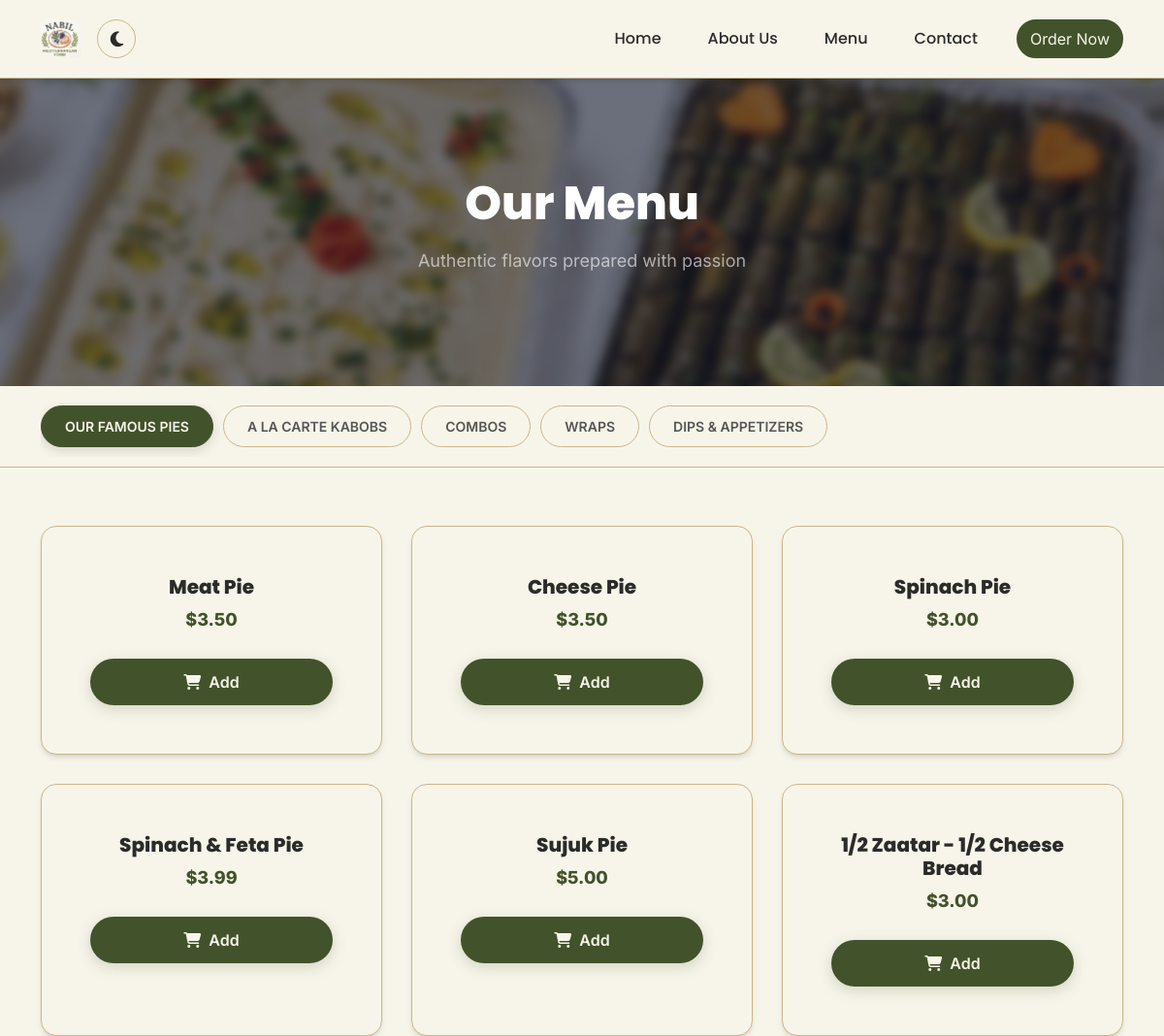
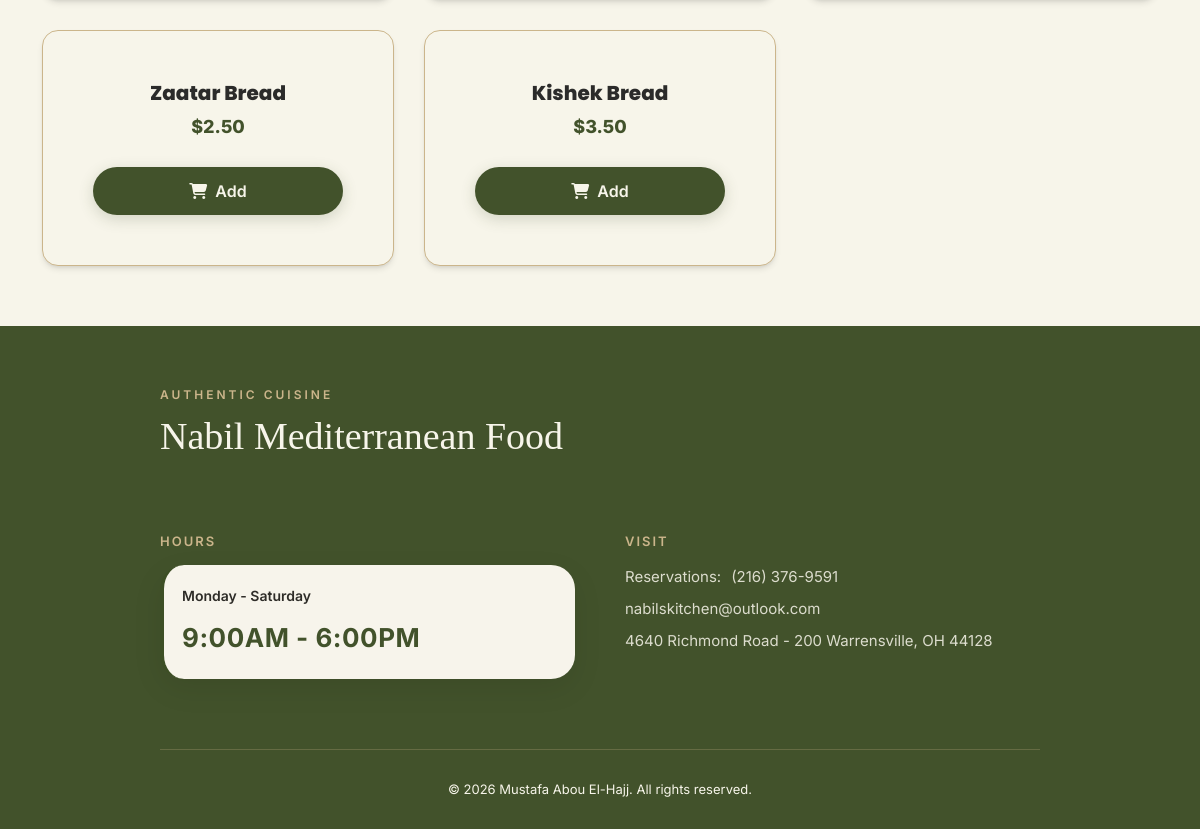
The page /menu on the database its author committed (2 pictures, top to bottom).
### tables this page shows
CREATE TABLE `settings` (
  `id` int(11) NOT NULL,
  `restaurant_name` varchar(255) NOT NULL,
  `restaurant_logo` varchar(255) DEFAULT NULL,
  `restaurant_email` varchar(255) DEFAULT NULL,
  `restaurant_phone` varchar(50) DEFAULT NULL,
  `restaurant_address` text DEFAULT NULL,
  `restaurant_maps` text DEFAULT NULL,
  `restaurant_description` text DEFAULT NULL,
  `opening_hours` varchar(255) DEFAULT NULL,
  `opening_title` varchar(255) DEFAULT 'Open Daily',
  `home_bg` varchar(255) DEFAULT 'assets/images/admin/bgs/home-bg.jpg',
  `menu_bg` varchar(255) DEFAULT 'assets/images/admin/bgs/menu-bg.jpg',
  `contact_bg` varchar(255) DEFAULT NULL,
  `whatsapp_number` varchar(50) DEFAULT NULL,
  `instagram_url` varchar(255) DEFAULT NULL,
  `facebook_url` varchar(255) DEFAULT NULL,
  `chat_id` bigint(255) NOT NULL,
  `bot_token` text NOT NULL,
  `country_code` varchar(10) NOT NULL,
  `order_method` varchar(50) DEFAULT 'whatsapp',
  `show_cart` tinyint(1) NOT NULL DEFAULT 1,
  `banner1_t1` varchar(255) DEFAULT 'THANK YOU FOR SUPPORTING LOCAL',
  `banner1_t2` varchar(255) DEFAULT 'Made with fresh ingredients & lots of love',
  `banner1_t3` varchar(255) DEFAULT 'AUTHENTIC MEDITERRANEAN FLAVOR',
  `banner2_t1` varchar(255) DEFAULT 'FRESH INGREDIENTS',
  `banner2_t2` varchar(255) DEFAULT 'MADE DAILY',
  `banner2_t3` varchar(255) DEFAULT 'AUTHENTIC RECIPES',
  `banner2_t4` varchar(255) DEFAULT 'MADE WITH LOVE',
  `about_title` varchar(255) DEFAULT 'Flavors Crafted With Heritage & Love',
  `about_subtitle` varchar(255) DEFAULT 'Our Legacy',
  `about_desc1` text DEFAULT NULL,
  `about_desc2` text DEFAULT NULL,
  `about_image` varchar(255) DEFAULT 'assets/images/admin/bgs/about_story.png',
  `about_chef_image` varchar(255) DEFAULT 'assets/images/admin/bgs/about_chef.png',
  `about_chef_title` varchar(255) DEFAULT 'The Passion Behind the Plate',
  `about_chef_subtitle` varchar(255) DEFAULT 'Handcrafted Culinary Artistry',
  `about_chef_name` varchar(255) DEFAULT 'Nabil',
  `about_chef_bio1` text DEFAULT NULL,
  `about_chef_bio2` text DEFAULT NULL,
  `about_years` varchar(50) DEFAULT '15+',
  `about_years_label` varchar(255) DEFAULT 'Years of Tradition',
  `about_bg` varchar(255) DEFAULT 'assets/images/admin/bgs/hero-bg.jpg',
  `values_title` varchar(255) DEFAULT 'What We Stand For',
  `values_subtitle` varchar(255) DEFAULT 'Our Principles',
  `values_desc` text DEFAULT NULL,
  `value1_icon` varchar(100) DEFAULT 'fas fa-seedling',
  `value1_title` varchar(255) DEFAULT '100% Fresh Daily',
  `value1_desc` text DEFAULT NULL,
  `value2_icon` varchar(100) DEFAULT 'fas fa-scroll',
  `value2_title` varchar(255) DEFAULT 'Authentic Recipes',
  `value2_desc` text DEFAULT NULL,
  `value3_icon` varchar(100) DEFAULT 'fas fa-heart',
  `value3_title` varchar(255) DEFAULT 'Prepared With Love',
  `value3_desc` text DEFAULT NULL,
  `value4_icon` varchar(100) DEFAULT 'fas fa-hands-helping',
  `value4_title` varchar(255) DEFAULT 'Warm Hospitality',
  `value4_desc` text DEFAULT NULL
);

CREATE TABLE `categories` (
  `cat_id` int(11) NOT NULL,
  `cat_name` text NOT NULL,
  `cat_picture` text NOT NULL,
  `cat_icon` text DEFAULT NULL,
  `Order` int(11) NOT NULL,
  `cat_footer` text DEFAULT NULL,
  `cat_footer_bottom` text DEFAULT NULL
);

CREATE TABLE `items` (
  `item_id` int(11) NOT NULL,
  `item_name` text NOT NULL,
  `item_category` text NOT NULL,
  `Ingredients` text NOT NULL,
  `item_pic` text NOT NULL,
  `Order` int(11) NOT NULL DEFAULT 0,
  `item_priceusd` double NOT NULL,
  `price_suffix` varchar(20) DEFAULT ''
);

### includes/connection.php (called while the page is built, shortened)
<?php
$docRoot = str_replace('\\', '/', realpath($_SERVER['DOCUMENT_ROOT']));
$projectRoot = str_replace('\\', '/', realpath(dirname(__DIR__)));
$docRootLower = strtolower($docRoot);
$projectRootLower = strtolower($projectRoot);
if (strpos($projectRootLower, $docRootLower) === 0) {
    $relativePath = substr($projectRoot, strlen($docRoot));
    $BASE_URL = '/' . trim($relativePath, '/') . '/';
    if ($BASE_URL === '//') {
        $BASE_URL = '/';
    }
} else {
    $BASE_URL = '/' . basename($projectRoot) . '/';
}
include_once __DIR__ . '/auth.php';
?>

### includes/auth.php (called while the page is built, shortened)
<?php
if (!function_exists('get_settings')) {
    function get_settings(): ?array
    {
        global $conn;
        if (!isset($_SESSION['settings_cache']) || $_SESSION['settings_cache_expires'] < time()) {
            $result = $conn->query("SELECT * FROM settings LIMIT 1");
        }
        return $_SESSION['settings_cache'];
    }
}

### menu.php (the view, shortened to what this page needs)
<?php
include "includes/connection.php";
$settings = get_settings();
$current_cat = isset($_GET['category']) ? $_GET['category'] : '';
if (empty($current_cat)) {
    $firstCatQuery = "SELECT cat_name FROM categories ORDER BY `Order` ASC LIMIT 1";
    $firstCatResult = $conn->query($firstCatQuery);
    if ($firstCatResult && $firstCatResult->num_rows > 0) {
        $firstCat = $firstCatResult->fetch_assoc();
        $current_cat = $firstCat['cat_name'];
    }
}
?>
<?php include 'includes/header.php' ?>
<link rel="stylesheet" href="assets/css/menu.css">
<section class="menu-header">
    <div class="menu-header-bg" style="background-image: url('<?php echo htmlspecialchars($settings['menu_bg'] ?? 'assets/images/admin/bgs/menu-bg.jpg'); ?>');"></div>
    <div class="menu-header-overlay"></div>
    <div class="container">
        <h1>Our Menu</h1>
        <p>Authentic flavors prepared with passion</p>
    </div>
</section>
<div class="category-tabs-wrapper">
    <div class="container">
        <div class="category-tabs">
            <?php
            $catSql = "SELECT * FROM categories ORDER BY `Order` ASC";
            $catResult = $conn->query($catSql);
            if ($catResult && $catResult->num_rows > 0) {
                while($cat = $catResult->fetch_assoc()) {
                    $isActive = ($current_cat == $cat['cat_name']) ? 'active' : '';
                    $iconSrc = !empty($cat['cat_icon']) && filter_var($cat['cat_icon'], FILTER_VALIDATE_URL) === false
                        ? htmlspecialchars($cat['cat_icon'])
                        : '';
                    $iconHtml = !empty($iconSrc) ? '<img src="'.$iconSrc.'" class="category-icon" alt="" loading="lazy">' : '';
                    echo '<a href="menu?category='.urlencode($cat['cat_name']).'" class="category-tab '.$isActive.'">'.$iconHtml.'<span>'.htmlspecialchars($cat['cat_name']).'</span></a>';
                }
            }
            ?>
        </div>
    </div>
</div>
<section class="menu-content">
    <div class="container">
        <div class="menu-grid">
            <?php
            if (!empty($current_cat)) {
                $stmt = $conn->prepare("SELECT * FROM items WHERE item_category = ? ORDER BY `Order` ASC");
                $stmt->bind_param("s", $current_cat);
                $stmt->execute();
                $result = $stmt->get_result();
                if ($result && $result->num_rows > 0) {
                    $items = [];
                    while($item = $result->fetch_assoc()) {
                        $items[] = $item;
                    }
                    foreach($items as $item) {
                        ?>
                        <div class="menu-card"
                             data-id="<?php echo $item['item_id']; ?>"
                             data-name="<?php echo htmlspecialchars($item['item_name']); ?>"
                             data-category="<?php echo htmlspecialchars($item['item_category']); ?>"
                             data-price-usd="<?php echo $item['item_priceusd']; ?>"
                             data-price-suffix="<?php echo htmlspecialchars($item['price_suffix'] ?? ''); ?>">
                            <div class="menu-card-body">
                                <div onclick="openQuickView(this)" style="cursor: pointer; display: block;">
                                <h3 class="menu-card-title"><?php echo htmlspecialchars($item['item_name']); ?></h3>
                                </div>
                                <div class="menu-card-price">
                                    <?php
                                    $usd_price = $item['item_priceusd'] > 0 ? '$' . number_format($item['item_priceusd'], 2) : '';
                                    ?>
                                    <span class="price-usd"><?php echo $usd_price; ?></span>
                                </div>
                                <?php if (!isset($settings['show_cart']) || (string)$settings['show_cart'] === '1'): ?>
                                    <div class="cart-controls" onclick="event.stopPropagation();">
                                    </div>
                                <?php endif; ?>
                            </div>
                        </div>
                        <?php
                    }
                } else {
                    echo '<div class="col-12 no-items"><h3>No items found in this category.</h3></div>';
                }
            } else {
                echo '<div class="col-12 no-items"><h3>Please select a category.</h3></div>';
            }
            ?>
        </div>
    </div>
</section>
<?php include 'includes/footer.php' ?>

### includes/header.php (shortened to what this page needs)
<?php
include "connection.php";
$settings = get_settings();
$restaurantLogo = $settings['restaurant_logo'] ?? '';
?>
<!DOCTYPE html>
<html lang="en">
<head>
    <link href="https://cdn.jsdelivr.net/npm/bootstrap@5.3.2/dist/css/bootstrap.min.css" rel="stylesheet">
    <link rel="stylesheet" href="https://cdnjs.cloudflare.com/ajax/libs/font-awesome/6.4.0/css/all.min.css">
    <link rel="stylesheet" href="<?php echo $BASE_URL; ?>assets/css/header.css">
    <link rel="stylesheet" href="<?php echo $BASE_URL; ?>assets/css/theme.css">
</head>
<body>
    <nav class="navbar navbar-expand-lg">
        <div class="container d-flex align-items-center justify-content-between position-relative">
            <a class="navbar-brand centered-brand d-flex flex-column align-items-center" href="<?php echo $BASE_URL; ?>index">
                <img src="<?php echo $BASE_URL . htmlspecialchars($restaurantLogo); ?>" alt="Logo">
            </a>
            <div class="header-controls d-flex align-items-center gap-2 gap-md-3">
                <div class="theme-toggle" id="theme-toggle" title="Toggle Dark/Light Mode">
                    <i class="fas fa-moon"></i>
                </div>
            </div>
            <div class="collapse navbar-collapse" id="navbarNav">
                <ul class="navbar-nav ms-auto align-items-center">
                    <li class="nav-item"><a class="nav-link" href="<?php echo $BASE_URL; ?>index">Home</a></li>
                    <li class="nav-item"><a class="nav-link" href="<?php echo $BASE_URL; ?>about">About Us</a></li>
                    <li class="nav-item"><a class="nav-link" href="<?php echo $BASE_URL; ?>menu">Menu</a></li>
                    <li class="nav-item"><a class="nav-link" href="<?php echo $BASE_URL; ?>contact">Contact</a></li>
                    <li class="nav-item">
                        <a href="<?php echo $BASE_URL; ?>menu" class="btn btn-order ms-lg-3">
                            Order Now
                        </a>
                    </li>
                </ul>
            </div>
        </div>
    </nav>
    <main>

### includes/footer.php (shortened to what this page needs)
</main>
    <link rel="stylesheet" href="<?php echo $BASE_URL; ?>assets/css/footer.css?v=<?php echo time(); ?>">
    <footer class="site-footer">
        <div class="footer-inner">
            <div class="footer-widget brand-widget">
                <span class="footer-pre-title">AUTHENTIC CUISINE</span>
                <h2 class="footer-title"><?php echo htmlspecialchars($settings['restaurant_name'] ?? 'Lebanese Kitchen'); ?></h2>
            </div>
            <div class="footer-widget">
                <h4 class="widget-title">HOURS</h4>
                <div class="hours-list">
                    <span class="day-time"><?php echo htmlspecialchars($settings['opening_title'] ?? 'Opens Daily'); ?></span>
                    <span class="day-time"><?php echo htmlspecialchars($settings['opening_hours'] ?? '12:00a.m. - 12:00p.m.'); ?></span>
                </div>
            </div>
            <div class="footer-widget">
                <h4 class="widget-title">VISIT</h4>
                <div class="visit-list">
                    <span class="contact-item">Reservations: <a href="tel:<?php echo htmlspecialchars($settings['restaurant_phone'] ?? ''); ?>"><?php echo htmlspecialchars($settings['restaurant_phone'] ?? ''); ?></a></span>
                    <?php if (!empty($settings['restaurant_email'])): ?>
                    <span class="contact-item"><a href="mailto:<?php echo htmlspecialchars($settings['restaurant_email']); ?>"><?php echo htmlspecialchars($settings['restaurant_email']); ?></a></span>
                    <?php endif; ?>
                    <span class="contact-item"><?php echo htmlspecialchars($settings['restaurant_address'] ?? 'Lebanon'); ?></span>
                </div>
            </div>
            <div class="footer-bottom">
                <p class="copyright">&copy; <?php echo date('Y'); ?> Mustafa Abou El-Hajj. All rights reserved.</p>
            </div>
        </div>
    </footer>
</body>

### assets/css/header.css (style rules this page uses)
:root { --olive-green: #42522B; --cream-white: #F7F5EA; --dark-charcoal: #2B2B2A; --light-khaki: #CBB58B; --primary-blue: var(--olive-green); --dark-blue: var(--olive-green); --grey: #64748b; --off-white: var(--cream-white); --accent-blue: var(--olive-green); --text-dark: var(--dark-charcoal); --text-muted: #555554; --border-color: var(--light-khaki); --shadow: 0 4px 6px -1px rgb(0 0 0 / 0.1), 0 2px 4px -2px rgb(0 0 0 / 0.1); --bg-color: var(--off-white); --card-bg: var(--off-white); --text-color: var(--text-dark); --section-bg: var(--off-white); --input-bg: #ffffff; --header-bg: var(--off-white); }
* { margin: 0; padding: 0; box-sizing: border-box; }
html, body { width: 100%; height: 100%; overflow-x: hidden; font-family: "Inter", sans-serif; background-color: var(--bg-color); color: var(--text-color); transition: background-color 0.3s ease, color 0.3s ease; }
body { display: flex; flex-direction: column; min-height: 100vh; }
.navbar { background: var(--header-bg) !important; padding: 15px 0; position: relative; z-index: 1000; box-shadow: var(--shadow); border-bottom: 1px solid var(--border-color); }
.navbar-brand { font-family: "Poppins", sans-serif; font-size: 24px; font-weight: 700; color: var(--olive-green) !important; display: flex; align-items: center; gap: 12px; }
.navbar-brand img { height: 45px; width: auto; border-radius: 6px; }
.nav-link { font-family: "Poppins", sans-serif; font-weight: 500; color: var(--text-color) !important; margin: 0 8px; padding: 8px 16px !important; border-radius: 6px; transition: all 0.3s ease; }
.btn-order { background: var(--accent-blue); color: white !important; border: 2px solid transparent; border-radius: 25px; transition: all 0.3s ease; animation: borderGlow 2s infinite ease-in-out; }
.theme-toggle { width: 40px; height: 40px; background: var(--card-bg); border-radius: 50%; display: flex; align-items: center; justify-content: center; cursor: pointer; color: var(--text-color); transition: all 0.3s ease; border: 1px solid var(--border-color); }
.theme-toggle i { font-size: 18px; }
main { flex: 1; }
.navbar-brand img { height: 40px; width: auto; border-radius: 6px; transition: transform 0.3s ease; }

### assets/css/theme.css (style rules this page uses)
:root { --olive-green: #42522B; --cream-white: #F7F5EA; --dark-charcoal: #2B2B2A; --light-khaki: #CBB58B; --bg-color: var(--cream-white); --card-bg: var(--cream-white); --text-color: var(--dark-charcoal); --section-bg: var(--cream-white); --header-bg: var(--cream-white); --border-color: var(--light-khaki); --accent-blue: var(--olive-green); --text-muted: #555554; }
html, body { background-color: var(--bg-color) !important; color: var(--text-color) !important; }
.navbar, .site-footer, .menu-content, .combined-info-section, .contact-content, .gallery-section { background-color: var(--bg-color) !important; }
.btn-order, .add-btn, .category-tab.active, .btn-submit, .btn-hero-primary { background-color: var(--accent-blue) !important; color: var(--bg-color) !important; border-color: var(--accent-blue) !important; }

### rows shown on the page
settings: restaurant_logo (picture), menu_bg (picture), restaurant_name "Nabil Mediterranean Food", opening_title "Monday - Saturday", opening_hours "9:00AM - 6:00PM", restaurant_phone "(216) 376-9591", restaurant_email "nabilskitchen@outlook.com", restaurant_address "4640 Richmond Road - 200 Warrensville, OH 44128"
categories: cat_name "OUR FAMOUS PIES"
categories: cat_name "A LA CARTE KABOBS"
categories: cat_name "COMBOS"
categories: cat_name "WRAPS"
categories: cat_name "DIPS & APPETIZERS"
items: item_name "Meat Pie", usd_price "$3.50"
items: item_name "Cheese Pie", usd_price "$3.50"
items: item_name "Spinach Pie", usd_price "$3.00"
items: item_name "Spinach & Feta Pie", usd_price "$3.99"
items: item_name "Sujuk Pie", usd_price "$5.00"
items: item_name "1/2 Zaatar - 1/2 Cheese Bread", usd_price "$3.00"
items: item_name "Zaatar Bread", usd_price "$2.50"
items: item_name "Kishek Bread", usd_price "$3.50"
